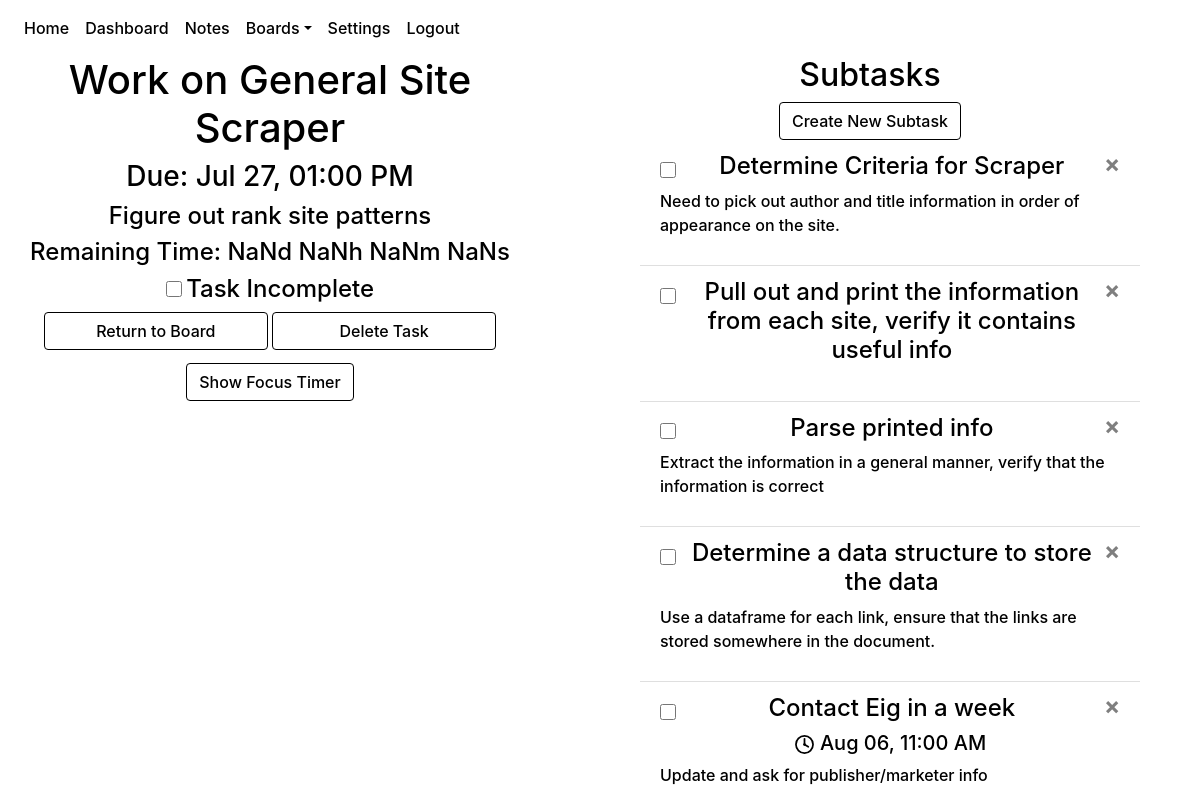
The page /boards/3/9/6 (signed in) on the database its author committed.
### website/models.py (models this page shows)
class Task(db.Model):
    id = db.Column(db.Integer, primary_key = True)
    created = db.Column(db.DateTime(timezone = True), default = func.now())
    last_modified = db.Column(db.DateTime(timezone = True), default = func.now())
    due_date = db.Column(db.DateTime(timezone = True))
    name = db.Column(db.String(100))
    description = db.Column(db.String(10000))
    completed = db.Column(db.Boolean, default = False)
    category = db.Column(db.Integer, db.ForeignKey('category.id'))
    board = db.Column(db.Integer, db.ForeignKey('board.id'))
    subtasks = db.relationship('Subtask')
    user_id = db.Column(db.Integer, db.ForeignKey('user.id'))

class Subtask(db.Model):
    id=db.Column(db.Integer, primary_key=True)
    created=db.Column(db.DateTime(timezone = True), default = func.now())
    last_modified=db.Column(db.DateTime(timezone = True), default = func.now())
    due_date = db.Column(db.DateTime(timezone = True))
    name = db.Column(db.String(100))
    description = db.Column(db.String(10000))
    completed = db.Column(db.Boolean, default = False)
    parent_task = db.Column(db.Integer, db.ForeignKey('task.id'))
    category = db.Column(db.Integer, db.ForeignKey('category.id'))
    board = db.Column(db.Integer, db.ForeignKey('board.id'))
    user_id = db.Column(db.Integer, db.ForeignKey('user.id'))

### website/views.py (the view, shortened to what this page needs)
@views.route('/boards/<board>/<category>/<task>', methods= ['GET', 'POST'])
@login_required
def display_task(board, category, task):
    return render_template("taskview.html", user = current_user, board = board, category = category, task = task)

### website/__init__.py (called while the page is built)
def create_app():
    app = Flask(__name__)
    app.config['SECRET_KEY'] = urandom(12).hex()
    app.config['SQLALCHEMY_DATABASE_URI'] = f'sqlite:///{DB_NAME}'
    app.config['SQLALCHEMY_TRACK_MODIFICATIONS'] = False
    db.init_app(app)
    from .views import views
    from .auth import auth
    app.register_blueprint(views, url_prefix='/')
    app.register_blueprint(auth, url_prefix='/')
    from .models import User, Note, Board, Task, Category
    create_database(app)
    login_manager = LoginManager()
    login_manager.login_view = 'auth.login'
    login_manager.init_app(app)
    @login_manager.user_loader
    def load_user(id):
        return User.query.get(id)
    return app

### website/templates/taskview.html (shortened to what this page needs)
{% extends "base.html" %}
{% block style %}
<link rel="stylesheet" href="{{ url_for('static', filename = 'taskView.css') }}" />
{% endblock %}
{% block content %}
    {% for boardObject in current_user.boards %}
    {% if boardObject.id == board|int%}
    {% for taskObject in boardObject.tasks%}
    {% if task|int == taskObject.id %}
    <div class="all-task-content">
        <div class="contain-task">
            <div class="task-header">
                <h1
                align="center"
                class="show-task task-title"
                id="task-title"
                ondblclick='editTaskElement(".task-title")'>{{ taskObject.name }}</h1>
                <h3
                id="task-due-date"
                class="show-task task-due"
                align="center"
                ondblclick='setDefaultDate("{{taskObject.due_date}}"); editTaskElement(".task-due");'>Due: {{taskObject.due_date.strftime('%b %d, %I:%M %p')}}</h3>
                <h4
                id="task-description"
                class="show-task task-description"
                align="center"
                ondblclick='editTaskElement(".task-description")'>{{taskObject.description}}</h4>
                {% if taskObject.completed == True %}
                    <h4 style="display: none;" id="time-remaining"></h4>
                    <div align="center" class="task-complete checkbox-section">
                        <input
                        align="center"
                        name="check-box"
                        type="checkbox"
                        aria-label="Complete"
                        id="task-completed-checkbox"
                        class="task-view checkbox form-control"
                        onclick="toggleTaskCompletion({{ taskObject.id }}, {{ taskObject.board }})"
                        checked
                        >
                        <h4 id="task-status">Task Complete</h4>
                    </div>
                {% else %}
                    <h4 id="time-remaining"></h4>
                    <div align="center" class="task-incomplete checkbox-section">
                        <input
                        onshow="showDueDate('{{ taskObject.due_date }}');"
                        type="checkbox"
                        name="check-box"
                        aria-label="Complete"
                        id="task-completed-checkbox"
                        class="task-view checkbox form-control"
                        onclick="toggleTaskCompletion({{ taskObject.id }}, {{ taskObject.board }})"
                        >
                        <h4 id="task-status">Task Incomplete</h4>
                    </div>
                {% endif %}
                <div align="center" id="main-task-buttons-div">
                    <a href="/boards/{{ board }}"><button align="center" id="return-to-board" class="form-control btn btn-primary">Return to Board</button></a>
                    <button align="center"
                    id="delete-task"
                    class="form-control btn btn-secondary"
                    onclick= "showDeleteConfirmation(`deleteTask({{ taskObject.id }}, '{{ board }}');`, 'task');"
                    >Delete Task</button>
                </div>
            </div>
            {% if taskObject.completed == False %}
            <div align="center" id="focus-timer-button-container">
                <button align="center" onclick="toggleTimerMenu('focus-timer-display');" class="btn btn-primary" id="focus-timer-display">Show Focus Timer</button>
            </div>
            {% endif %}
        </div>
        <div class="contain-subtasks">
            <div align="center" id="subtask-list-header">
                <h2>Subtasks</h2>
                <div align="center">
                    <button class="btn btn-primary" onclick="showSubtaskForm();" id="show-form-button">Create New Subtask</button>
                </div>
            </div>
            <ul class="subtask list-group-flush" id="subtask-list">
                {% for subtask in taskObject.subtasks%}
                <li class="subtask-item list-group-item">
                {% if subtask.completed == True %}
                    <input id="toggle-s{{subtask.id}}" class="toggle-complete-box form-control show-subtask subtask-title s{{subtask.id}}" type="checkbox" onclick="toggleSubtaskCompletion({{ subtask.id }})" checked />
                    <h4 class="show-subtask subtask-completed subtask-title s{{subtask.id}} complete" ondblclick="editSubtaskElement('.subtask-title.s{{subtask.id}}');">{{ subtask.name }}</h4>
                    <button type="button" class="show-subtask close s{{ subtask.id }}" id="delete-subtask" onClick="showDeleteConfirmation(`deleteSubtask({{ subtask.id }})`, 'subtask');">
                        <span class="delete-button" aria-hidden="true">&times;</span>
                    </button>
                    <br>
                    <div id="change-name-div" class="edit-subtask subtask-title s{{subtask.id}}" align="center">
                        <input
                        align="center"
                        name = "subtask-title"
                        class="form-control edit-subtask subtask-title s{{subtask.id}}"
                        id="subtask-title-input-s{{subtask.id}}"
                        type="text"
                        value="{{subtask.name}}"
                        >
                        <button
                        onclick='updateSubtask({{ subtask.id }}, "subtask-title-input-s{{subtask.id}}");'
                        class="btn btn-primary subtask-title edit-subtask s{{subtask.id}}"
                        id="submit-subtask-title"
                        >
                        Save
                        </button>
                        <button
                        onclick='cancelEditSubtask();'
                        class="btn btn-secondary subtask-title edit-subtask s{{subtask.id}}"
                        id="cancel-title"
                        >
                        Cancel
                        </button>
                    </div>
                    <p id="description-p" class="show-subtask subtask-completed subtask-description s{{subtask.id}}" ondblclick="editSubtaskElement('.subtask-description.s{{subtask.id}}');">{{ subtask.description }}</p>
                    <div id="change-description-div-sub" class="edit-subtask subtask-description s{{subtask.id}}" align="center">
                        <textarea
                        align="center"
                        name="subtask-description"
                        class="form-control edit-subtask subtask-description s{{subtask.id}}"
                        id="subtask-description-input-s{{subtask.id}}">{{subtask.description}}</textarea>
                        <button
                        onclick='updateSubtask({{ subtask.id }}, "subtask-description-input-s{{subtask.id}}");'
                        class="btn btn-primary subtask-description edit-subtask s{{subtask.id}}"
                        id="submit-subtask-description"
                        >
                        Save
                        </button>
                        <button
                        onclick='cancelEditSubtask();'
                        class="btn btn-secondary subtask-description edit-subtask s{{subtask.id}}"
                        id="cancel-subtask"
                        >
                        Cancel
                        </button>
                    </div>
                    <input type="text" class="edit-subtask s{{subtask.id}}" id="subtask-name-input" value="{{subtask.name}}">
                {% else %}
                    <input id="toggle-s{{subtask.id}}" class="toggle-complete-box form-control show-subtask subtask-title s{{subtask.id}}" type="checkbox" onclick="toggleSubtaskCompletion({{ subtask.id }})" />
                    <h4 class="show-subtask subtask-title s{{subtask.id}} incomplete" ondblclick="editSubtaskElement('.subtask-title.s{{subtask.id}}');">{{ subtask.name }}</h4>
                    <button type="button" class="show-subtask close s{{ subtask.id }}" id="delete-subtask" onClick="showDeleteConfirmation(`deleteSubtask({{ subtask.id }})`, 'subtask');">
                        <span class="delete-button" aria-hidden="true">&times;</span>
                    </button>
                    <br>
                    {% if subtask.due_date != None %}
                    <h5 class="show-subtask show-duedate subtask-duedate s{{subtask.id}}" id="due-date-display" ondblclick="editSubtaskElement('.subtask-duedate.s{{subtask.id}}');"><img src="{{url_for('static', filename = 'clock.svg')}}" class="clock-svg" /> {{subtask.due_date.strftime('%b %d, %I:%M %p')}}</h5>
                    {% endif %}
                    <p id="description-p" class="show-subtask subtask-description s{{subtask.id}}" ondblclick="editSubtaskElement('.subtask-description.s{{subtask.id}}');">{{ subtask.description }}</p>
                {% endif %}
                </li>
                {% endfor %}
            </ul>
        </div>
    </div>
    {% endif %}
    {% endfor %}
    {% endif %}
    {% endfor %}
{% endblock %}

### website/static/base.css (style rules this page uses)
html { height: 100vh; min-width: 99vw; max-width: 100vw; background-color: var(--navbar-background-color); }
:root { --background-color: #343a40; --text-color: #ffffff; --navbar-text-color: #9a9da0; --navbar-highlight-color: #ffffff; --navbar-background-color: #343a40; --button-text-color: #ffffff; --confirm-button-color: #007bff; --cancel-button-color: #6c757d; --delete-button-color: #ff0000; --create-screen-filter:rgba(0,0,255,.4); --delete-screen-filter:rgba(255,0,0,.6); --font-family: -apple-system, BlinkMacSystemFont,'Segoe UI',Roboto,'Helvetica Neue',Arial,'Noto Sans',sans-serif,'Apple Color Emoji','Segoe UI Emoji','Segoe UI Symbol','Noto Color Emoji'; --font-style: none; --font-weight: 500; }
body { width: 100%; min-height: 100vh; color: var(--text-color); background-color: var(--navbar-background-color); font-weight: var(--font-weight); font-family: var(--font-family); font-style: var(--font-style); }
h1, h2, h3, h4, h5, h6, p, div, a, li.list-group-item { color: var(--text-color); background-color: var(--background-color); font-weight: var(--font-weight); font-family: var(--font-family); font-style: var(--font-style); }
button.btn.btn-primary { background-color: var(--confirm-button-color)!important; border-color: var(--confirm-button-color)!important; color: var(--button-text-color)!important; font-weight: var(--font-weight); font-family: var(--font-family); font-style: var(--font-style); }
button.btn.btn-secondary { background-color: var(--cancel-button-color)!important; border-color: var(--cancel-button-color)!important; color: var(--button-text-color)!important; font-weight: var(--font-weight); font-family: var(--font-family); font-style: var(--font-style); }

### website/static/taskView.css (style rules this page uses)
:root { --focus-timer-display: none; }
div.all-task-content { display: grid; }
@media only screen and (min-width:992px) { div.all-task-content { grid-template-columns: 1fr 1fr; } }
div.contain-task, div.contain-subtasks { max-width: 90%; align-items: center; justify-content: center; }
input, textarea, select, h4 { text-align: center; }
div.checkbox-section input.checkbox { max-width: 1rem; max-height: 1rem; display: inline-block; }
div.checkbox-section h4#task-status { display: inline-block; }
div#main-task-buttons-div button { display: inline-block; width: 14rem; }
h4#time-remaining { text-align: center; }
button#focus-timer-display { align-self: center; margin: .8rem; }
img.clock-svg { max-width: 1.3rem; }
div.contain-subtasks input, div.contain-subtasks textarea { width: 80%; }
input.toggle-complete-box { max-width: 1rem; max-height: 1rem; display: inline-block; margin-top: 0.6rem; vertical-align: top; }
h4.subtask-title { display: inline-block; width: 92%; }
span.delete-button { display: inline-block; max-width: 1rem; }
h5.subtask-duedate { text-align: center; }
p.subtask-description { width: 100%; }

### rows shown on the page
Task: name "Work on General Site Scraper", due_date "Jul 27, 01:00 PM", description "Figure out rank site patterns", completed "Show Focus Timer"
Subtask: name "Determine Criteria for Scraper", description "Need to pick out author and title information in order of appearance on the site."
Subtask: name "Pull out and print the information from each site, verify it contains useful info"
Subtask: name "Parse printed info", description "Extract the information in a general manner, verify that the information is correct"
Subtask: name "Determine a data structure to store the data", description "Use a dataframe for each link, ensure that the links are stored somewhere in the document."
Subtask: name "Contact Eig in a week", completed False (drawn), due_date "Aug 06, 11:00 AM", description "Update and ask for publisher/marketer info"
